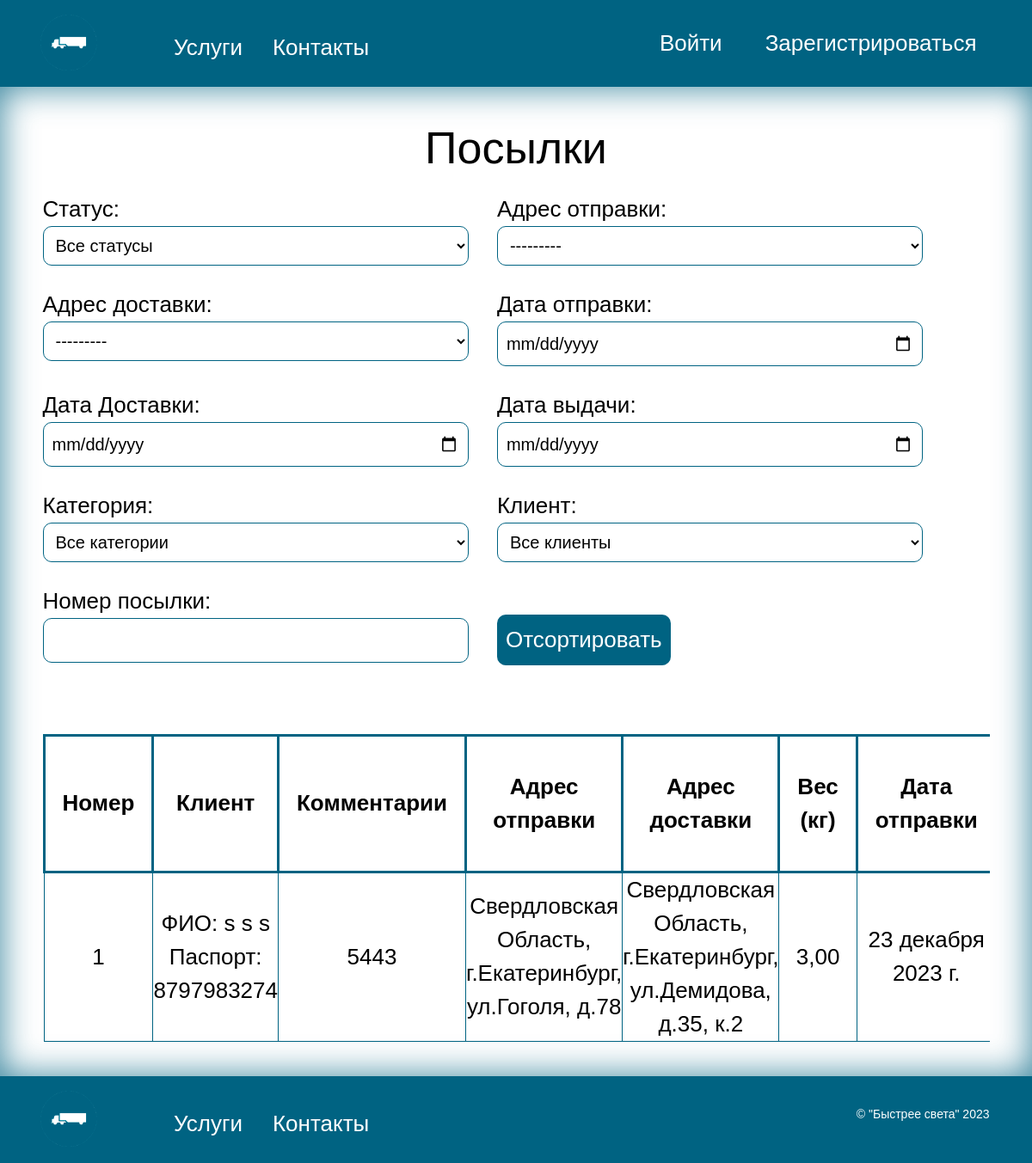
Page /employeerpakages/ on the earlier database version.
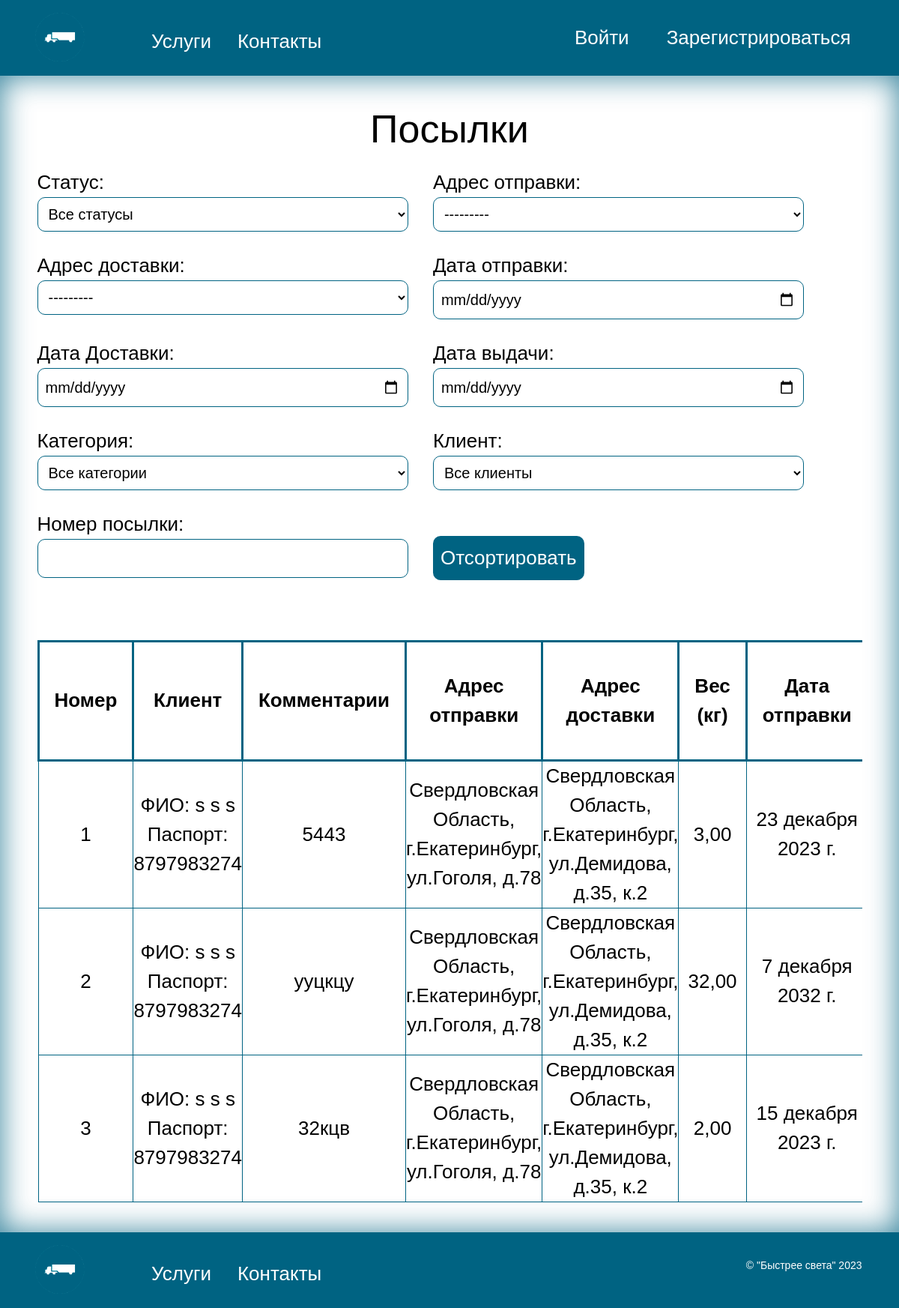
Same page on the later database version.
### navigate/models.py (models this page shows, shortened)
class Package(models.Model):
    STATUS_CHOICES = [
        ('Принят от клиента', 'Принят от клиента'),
        ('Отправлен на склад', 'Отправлен на склад'),
        ('Отправлен на склад в город назначения', 'Отправлен на склад в город назначения'),
        ('Принят на складе в городе назначения', 'Принят на складе в городе назначения'),
        ('Отправлен в пункт выдачи', 'Отправлен в пункт выдачи'),
        ('Принят в пункте выдачи', 'Принят в пункте выдачи'),
        ('Утерян', 'Утерян'),
        ('Заявка на перевозку', 'Заявка на перевозку'),
        ('Утилизирован', 'Утилизирован'),
        ('Выдан', 'Выдан'),
    ]
    client_id = models.ForeignKey(
        settings.AUTH_USER_MODEL,
        on_delete=models.SET_NULL,
        related_name='Packages_as_client',
        verbose_name='Клиент',
        limit_choices_to={'role': "Клиент"},
        null=True,
    )
    comments = models.CharField(max_length=500, verbose_name='Комментарии', null=True, blank=True)
    sending_address = models.ForeignKey(
        'PointIssue',
        on_delete=models.SET_NULL,
        related_name='Packages_as_sending_address',
        verbose_name='Адрес отправки',
        null=True,
    )
    delivery_address =models.ForeignKey(
        'PointIssue',
        on_delete=models.SET_NULL,
        related_name='Packages_as_delivery_address',null=True,
        verbose_name='Адрес доставки',
    )
    weight = models.DecimalField(max_digits=10, decimal_places=2, verbose_name='Вес(кг)')
    date_of_receipt = models.DateField(verbose_name='Дата отправки')
    delivery_date = models.DateField(verbose_name='Дата доставки в пункт выдачи', null=True, blank=True,)
    date_of_issue = models.DateField(verbose_name='Дата выдачи', null=True, blank=True,)
    length = models.DecimalField(max_digits=10, decimal_places=2, verbose_name='Длина(м)')
    height = models.DecimalField(max_digits=10, decimal_places=2, verbose_name='Высота(м)')
    width = models.DecimalField(max_digits=10, decimal_places=2, verbose_name='Ширина(м)')
    cost = models.DecimalField(max_digits=10, decimal_places=2, verbose_name='Стоимость доставки')
    cargo_category = models.ForeignKey('CargoCategory', on_delete=models.SET_NULL, null=True,
                                         verbose_name='Категория груза')
    status = models.CharField(max_length=200,
                              choices=STATUS_CHOICES,
                              default='Заявка на перевозку',
                              verbose_name='Статус')
    car_id = models.ForeignKey('Car', on_delete=models.SET_NULL, null=True, blank=True,
                                       verbose_name='Номер Машины')
    class Meta:
        verbose_name = "Посылку"
        verbose_name_plural = "Посылки"

class CustomUser(AbstractUser):
    ROLE_CHOICES = [
        ('Клиент', 'Клиент'),
        ('Сотрудник', 'Сотрудник'),
        ('Водитель', 'Водитель'),
        ('Администратор', 'Администратор'),
    ]
    first_name = models.CharField(max_length=50, verbose_name='Имя', null=True)
    last_name = models.CharField(max_length=50, verbose_name='Фамилия', null=True)
    patronymic = models.CharField(max_length=50, verbose_name='Отчество', null=True)
    phone_number = models.CharField(max_length=11, verbose_name='Номер телефона', null=True)
    passport = models.CharField(max_length=10, verbose_name='Серия номер паспорта', unique=True, null=True)
    date_of_birth = models.DateField(verbose_name='Дата рождения', null=True)
    role = models.CharField(max_length=200,
                              choices=ROLE_CHOICES,
                              default='Клиент',
                              verbose_name='Роль')
    def __str__(self):
        if(self.role == 'Клиент'):
            return "ФИО: " + str(self.last_name) + " " + self.first_name + " " +  self.patronymic + " " + " Паспорт: " + str(self.passport)
        else:
            return "Логин:  " + self.username + " Роль: " + str(self.role)
    class Meta:
        verbose_name = "Пользователя"
        verbose_name_plural = "Пользователи"

class PointIssue(models.Model):
    region = models.CharField(max_length=200, verbose_name='Регион')
    city = models.CharField(max_length=200, verbose_name='Город')
    street = models.CharField(max_length=200, verbose_name='Улица')
    home = models.CharField(max_length=10, verbose_name='Дом')
    corpus = models.CharField(max_length=10, verbose_name='Корпус', null=True, blank=True)
    warehouse_id = models.ForeignKey('Warehouse', on_delete=models.SET_NULL,null=True, verbose_name='Cклад')
    class Meta:
        verbose_name = "Пункт выдачи"
        verbose_name_plural = "Пункты выдачи"
    def __str__(self):
        if (str(self.corpus) == "None"):
            return str(self.region) + ", г." + str(self.city) + ", ул." + str(self.street) + ", д." + str(self.home)
        else:
            return str(self.region) + ", г." + str(self.city) + ", ул." + str(self.street) + ", д." + str(
                self.home) + ", к." + str(self.corpus)

### navigate/views.py (the view, shortened to what this page needs)
# urls.py: path('employeerpakages/', views.EmployeerPakegesPageView.as_view(), name='employeerpakages'),
class EmployeerPakegesPageView(TemplateView):
    template_name = 'employeerpakages.html'
    def get_context_data(self, **kwargs):
        context = super().get_context_data(**kwargs)
        form = PackageFilterForm(self.request.GET or None)
        queryset = Package.objects.all()
        context['object_list'] = queryset
        context['filter_form'] = form
        return context

### navigate/models.py (called while the page is built)
    def __str__(self):
        return f"{self.name} ({self.comments})  коэфициент:{self.coefficient}"

    def __str__(self):
        return str(self.state_number)

### templates/employeerpakages.html (shortened to what this page needs)
{% extends 'base.html' %}
{%load static %}
{% block content %}
<main>
    <div class="container">
        <h2 style="text-align: center; margin-bottom: 20px;">Посылки</h2>
 <form class="filter-form" method="get">
            {{ filter_form.as_p }}
            <button class="filter-button" type="submit">Отсортировать</button>
        </form>
    <div class="scroll-1">
     <table>
        <thead >
        <tr class="tr-1">
            <th>Номер</th>
            <th>Клиент</th>
            <th>Комментарии</th>
            <th>Адрес отправки</th>
            <th>Адрес доставки</th>
            <th>Вес (кг)</th>
            <th>Дата отправки</th>
        </tr>
    </thead>
    <tbody>
        {% for p in object_list %}
        <tr class="tr-1">
            <td>{{ p.id }}</td>
            <td>{{ p.client_id }}</td>
            {% if p.comments %}
            <td>{{ p.comments }}</td>
            {% else %}
            <td>-</td>
            {% endif %}
            <td>{{ p.sending_address }}</td>
            <td>{{ p.delivery_address }}</td>
            <td>{{ p.weight }}</td>
            <td>{{ p.date_of_receipt }}</td>
        </tr>
            {% endfor %}
        </tbody>
    </table>
        </div>
          </div>
</main>
{% endblock %}

Differences in the rows shown:
added Package: id "2", client_id "ФИО: s s s Паспорт: 8797983274", comments "ууцкцу", sending_address "Свердловская Область, г.Екатеринбург, ул.Гоголя, д.78", delivery_address "Свердловская Область, г.Екатеринбург, ул.Демидова, д.35, к.2", weight "32,00", date_of_receipt "7 декабря 2032 г."
added Package: id "3", client_id "ФИО: s s s Паспорт: 8797983274", comments "32кцв", sending_address "Свердловская Область, г.Екатеринбург, ул.Гоголя, д.78", delivery_address "Свердловская Область, г.Екатеринбург, ул.Демидова, д.35, к.2", weight "2,00", date_of_receipt "15 декабря 2023 г."
